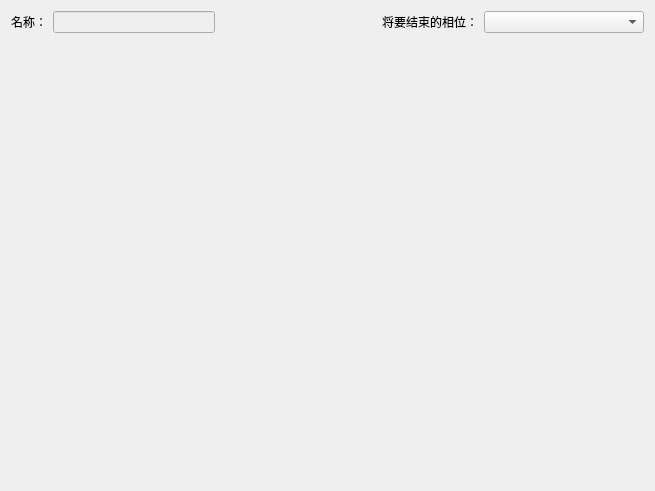
<?xml version="1.0" encoding="UTF-8"?>
<ui version="4.0">
 <class>TransWidget</class>
 <widget class="QWidget" name="TransWidget">
  <property name="geometry">
   <rect>
    <x>0</x>
    <y>0</y>
    <width>655</width>
    <height>491</height>
   </rect>
  </property>
  <property name="windowTitle">
   <string>TransWidget</string>
  </property>
  <layout class="QGridLayout" name="gridLayout">
   <item row="0" column="0">
    <layout class="QHBoxLayout" name="horizontalLayout">
     <item>
      <widget class="QLabel" name="label">
       <property name="text">
        <string>名称：</string>
       </property>
      </widget>
     </item>
     <item>
      <widget class="QLineEdit" name="nameLineEdit">
       <property name="enabled">
        <bool>false</bool>
       </property>
      </widget>
     </item>
     <item>
      <spacer name="horizontalSpacer">
       <property name="orientation">
        <enum>Qt::Horizontal</enum>
       </property>
       <property name="sizeHint" stdset="0">
        <size>
         <width>40</width>
         <height>20</height>
        </size>
       </property>
      </spacer>
     </item>
     <item>
      <widget class="QLabel" name="label_2">
       <property name="text">
        <string>将要结束的相位：</string>
       </property>
      </widget>
     </item>
     <item>
      <widget class="QComboBox" name="phaseComboBox">
       <property name="minimumSize">
        <size>
         <width>160</width>
         <height>0</height>
        </size>
       </property>
      </widget>
     </item>
    </layout>
   </item>
   <item row="1" column="0">
    <spacer name="verticalSpacer">
     <property name="orientation">
      <enum>Qt::Vertical</enum>
     </property>
     <property name="sizeHint" stdset="0">
      <size>
       <width>20</width>
       <height>442</height>
      </size>
     </property>
    </spacer>
   </item>
  </layout>
 </widget>
 <layoutdefault spacing="6" margin="11"/>
 <resources/>
 <connections/>
</ui>
